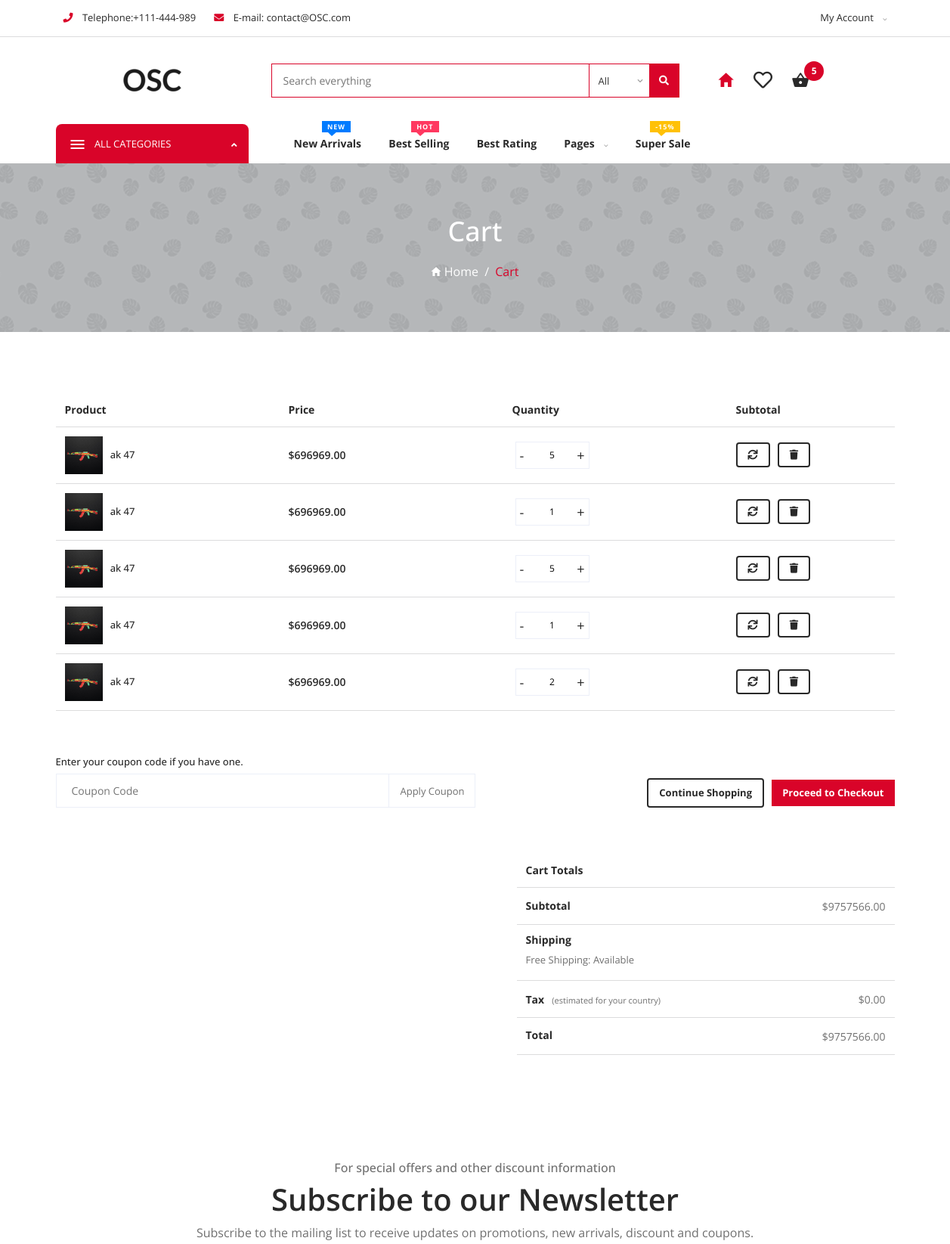
Before: /cart.php (signed in, upper part) with the older database file.
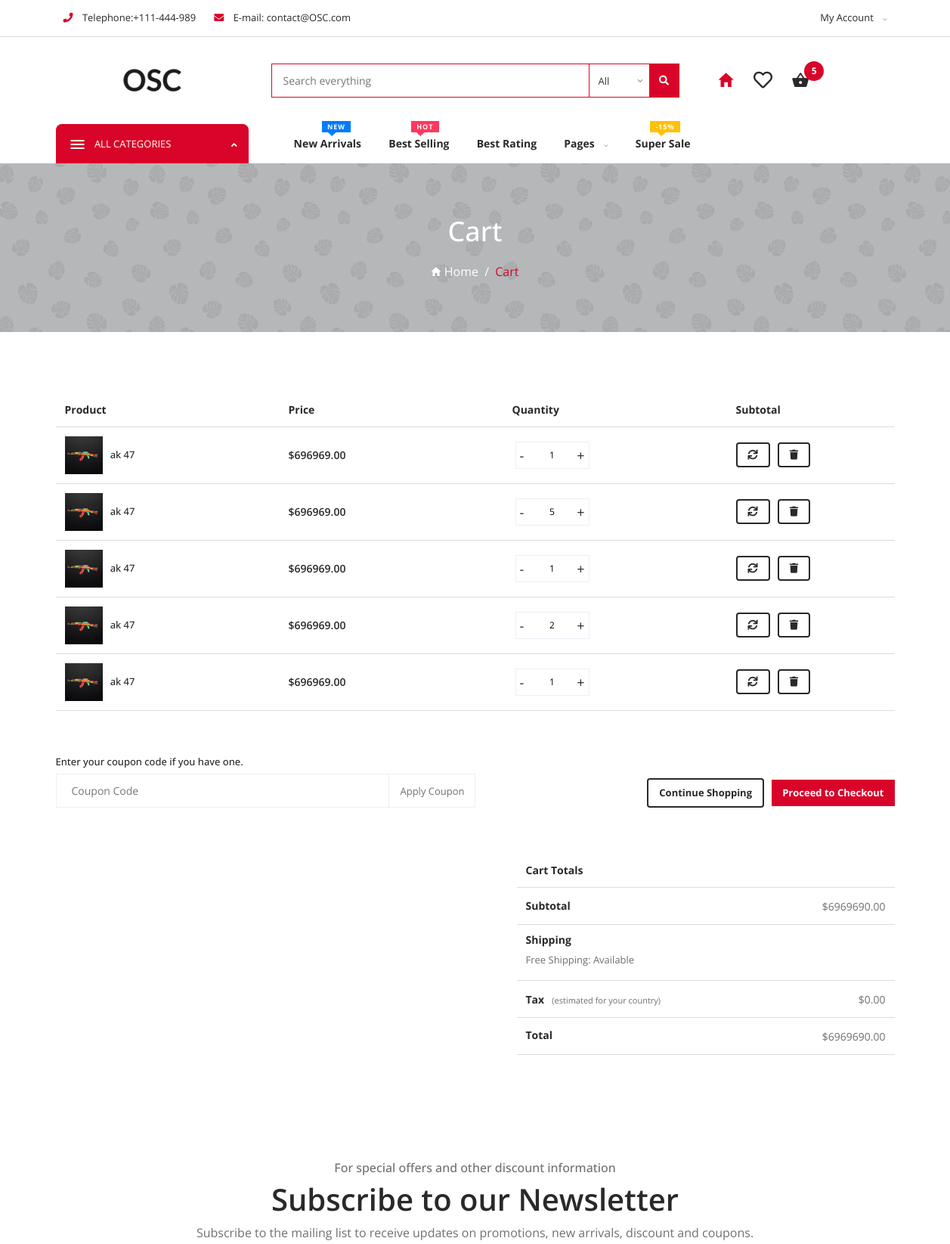
After: the same page with the newer database file.
### tables this page shows
CREATE TABLE `cart_items` (
  `cart_id` int(10) NOT NULL,
  `customer_id` int(10) NOT NULL,
  `product_id` int(10) NOT NULL,
  `product_price` decimal(65,2) NOT NULL,
  `cart_quantity` int(10) NOT NULL,
  `cart_total` decimal(65,2) NOT NULL
);

CREATE TABLE `products` (
  `product_id` int(10) NOT NULL,
  `product_name` varchar(100) NOT NULL,
  `product_description` varchar(255) NOT NULL,
  `product_category` varchar(50) NOT NULL,
  `product_rating` decimal(3,2) NOT NULL DEFAULT 0.00,
  `product_review_count` int(10) NOT NULL DEFAULT 0,
  `product_price` decimal(65,2) NOT NULL,
  `product_stock` int(10) NOT NULL DEFAULT 1,
  `product_sold` int(10) NOT NULL DEFAULT 0,
  `product_image` varchar(255) NOT NULL,
  `timestamp` timestamp NOT NULL DEFAULT current_timestamp()
);

### cart.php (the view, shortened to what the changed rows need)
<?php
include "include/dbconfig.php";
if (isset($_SESSION["user"])) {
?>
    <!DOCTYPE html>
    <html lang="en">
    <?php
    include "include/head.php";
    ?>
    <body>
        <div id="app">
            <?php include "include/navbar.php" ?>
            <div class="page-style-a">
                <div class="container">
                    <div class="page-intro">
                        <h2>Cart</h2>
                        <ul class="bread-crumb">
                            <li class="has-separator">
                                <i class="ion ion-md-home"></i>
                                <a href="index.php">Home</a>
                            </li>
                            <li class="is-marked">
                                <a href="cart.php">Cart</a>
                            </li>
                        </ul>
                    </div>
                </div>
            </div>
            <div class="page-cart u-s-p-t-80">
                <div class="container">
                    <div class="row">
                        <div class="col-lg-12">
                            <div class="table-wrapper u-s-m-b-60">
                                <table>
                                    <thead>
                                        <tr class="x4grid">
                                            <th>Product</th>
                                            <th>Price</th>
                                            <th>Quantity</th>
                                            <th>Subtotal</th>
                                        </tr>
                                    </thead>
                                    <tbody>
                                        <?php
                                        $select_cart_items = mysqli_query(
                                            $connect,
                                            "SELECT cart_items.cart_id,cart_items.product_id,products.product_image,products.product_name,products.product_price,cart_items.cart_quantity,cart_items.cart_total
                                            FROM `cart_items`
                                            INNER JOIN `products`
                                            ON cart_items.product_id = products.product_id AND cart_items.customer_id = '{$_SESSION["user_id"]}';"
                                        );
                                        $cart_total_sum = mysqli_fetch_assoc(mysqli_query($connect, "SELECT SUM(cart_total) AS sum FROM `cart_items` WHERE `customer_id` = {$_SESSION["user_id"]}"));
                                        if (mysqli_num_rows($select_cart_items) > 0) {
                                            while ($cart_item = mysqli_fetch_assoc($select_cart_items)) { ?>
                                                <tr class="x4grid">
                                                    <td>
                                                        <div class="cart-anchor-image">
                                                            <a href="product.php?product_id=<?php echo $cart_item["product_id"] ?>">
                                                                <img src="uploads/products/<?php echo $cart_item["product_image"] ?>" alt="Product" />
                                                                <h6><?php echo $cart_item["product_name"] ?></h6>
                                                            </a>
                                                        </div>
                                                    </td>
                                                    <td>
                                                        <div class="cart-price">$<?php echo $cart_item["product_price"] ?></div>
                                                    </td>
                                                    <form action="cartUpdate.php" method="post">
                                                        <td>
                                                            <div class="cart-quantity">
                                                                <div class="quantity">
                                                                    <input type="text" name="cart_quantity" class="quantity-text-field" value="<?php echo $cart_item["cart_quantity"] ?>" readonly />
                                                                    <a class="plus-a" data-max="100">&#43;</a>
                                                                    <a class="minus-a" data-min="1">&#45;</a>
                                                                </div>
                                                            </div>
                                                        </td>
                                                        <td>
                                                            <div class="action-wrapper">
                                                                <button type="submit" name="submit" class="button button-outline-secondary fas fa-sync"></button>
                                                                <a href="cartDelete.php?cart_id=<?php echo $cart_item["cart_id"] ?>" class="button button-outline-secondary fas fa-trash"></a>
                                                            </div>
                                                        </td>
                                                    </form>
                                                </tr>
                                        <?php
                                            }
                                        } else {
                                            location("cartEmpty.php");
                                        } ?>
                                    </tbody>
                                </table>
                            </div>
                            <div class="coupon-continue-checkout u-s-m-b-60">
                                <div class="coupon-area">
                                    <h6>Enter your coupon code if you have one.</h6>
                                    <div class="coupon-field">
                                        <input id="coupon-code" type="text" class="text-field" placeholder="Coupon Code" />
                                        <button type="button" onclick="alert('Cupon Invalid')" class="button">Apply Coupon</button>
                                    </div>
                                </div>
                                <div class="button-area">
                                    <a href="shop.php" class="continue">Continue Shopping</a>
                                    <a href="checkout.php" class="checkout">Proceed to Checkout</a>
                                </div>
                            </div>
                            <div class="calculation u-s-m-b-60">
                                <div class="table-wrapper-2">
                                    <table>
                                        <thead>
                                            <tr>
                                                <th colspan="2">Cart Totals</th>
                                            </tr>
                                        </thead>
                                        <tbody>
                                            <tr>
                                                <td>
                                                    <h3 class="calc-h3 u-s-m-b-0">Subtotal</h3>
                                                </td>
                                                <td>
                                                    <span class="calc-text">$<?php echo $cart_total_sum["sum"] ?></span>
                                                </td>
                                            </tr>
                                            <tr>
                                                <td>
                                                    <h3 class="calc-h3 u-s-m-b-8">Shipping</h3>
                                                    <div class="calc-choice-text u-s-m-b-4">
                                                        Free Shipping: Available
                                                    </div>
                                                </td>
                                                <td></td>
                                            </tr>
                                            <tr>
                                                <td>
                                                    <h3 class="calc-h3 u-s-m-b-0" id="tax-heading">
                                                        Tax
                                                    </h3>
                                                    <span> (estimated for your country)</span>
                                                </td>
                                                <td>
                                                    <span class="calc-text">$0.00</span>
                                                </td>
                                            </tr>
                                            <tr>
                                                <td>
                                                    <h3 class="calc-h3 u-s-m-b-0">Total</h3>
                                                </td>
                                                <td>
                                                    <span class="calc-text">$<?php echo $cart_total_sum["sum"] ?></span>
                                                </td>
                                            </tr>
                                        </tbody>
                                    </table>
                                </div>
                            </div>
                        </div>
                    </div>
                </div>
            </div>
            <?php include "include/footer.php"; ?>
        </div>
    </body>
    </html>
<?php
} else {
    alert("No User Logged-in");
    location("account.php");
} ?>

Changed rows visible on the page:
removed cart_items: product.product_image (picture), product.product_name "ak 47", product.product_price "696969.00", cart_quantity "5"
added cart_items: product.product_image (picture), product.product_name "ak 47", product.product_price "696969.00", cart_quantity "1"
Other visible differences:
$cart_total_sum["sum"]: "9757566.00" → "6969690.00"
